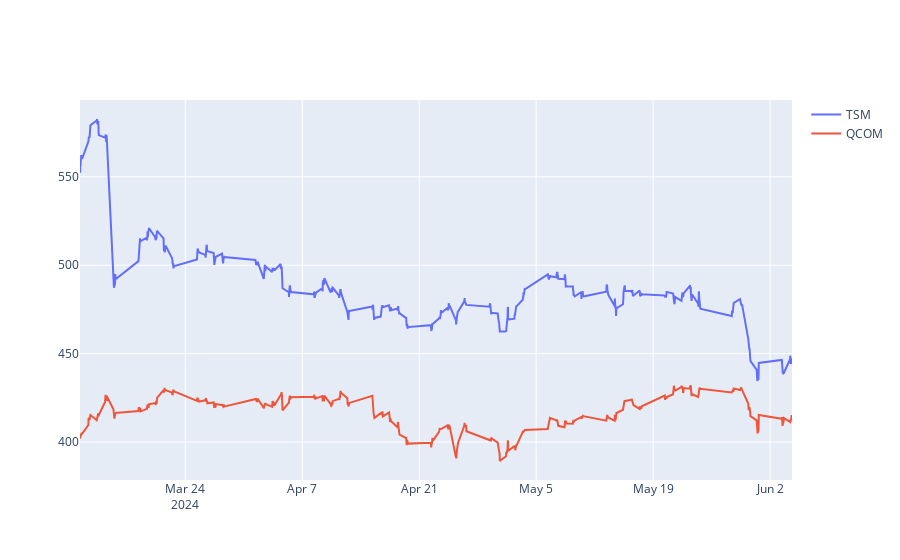

Write notebook code for a chart like this one.
### Code cell
# plot both tickers on go figure

fig = go.Figure()
fig.add_trace(go.Scatter(x=tsm_data.index, y=tsm_data['Close'], name='TSM'))
fig.add_trace(go.Scatter(x=qcom_data.index, y=qcom_data['Close'], name='QCOM'))

fig.show()

### Figure 1 — Plotly figure (JSON) as saved in the notebook; plotly's stock layout.template omitted (floating-point values rounded to 4 significant figures; data arrays with more than 128 entries replaced by an {"elided": "..."} marker saying what was removed)
{"data": [{"name": "TSM", "type": "scatter", "x": {"elided": "779 str values"}, "y": {"elided": "779 float values"}}, {"name": "QCOM", "type": "scatter", "x": {"elided": "779 str values"}, "y": {"elided": "779 float values"}}], "layout": {}}
